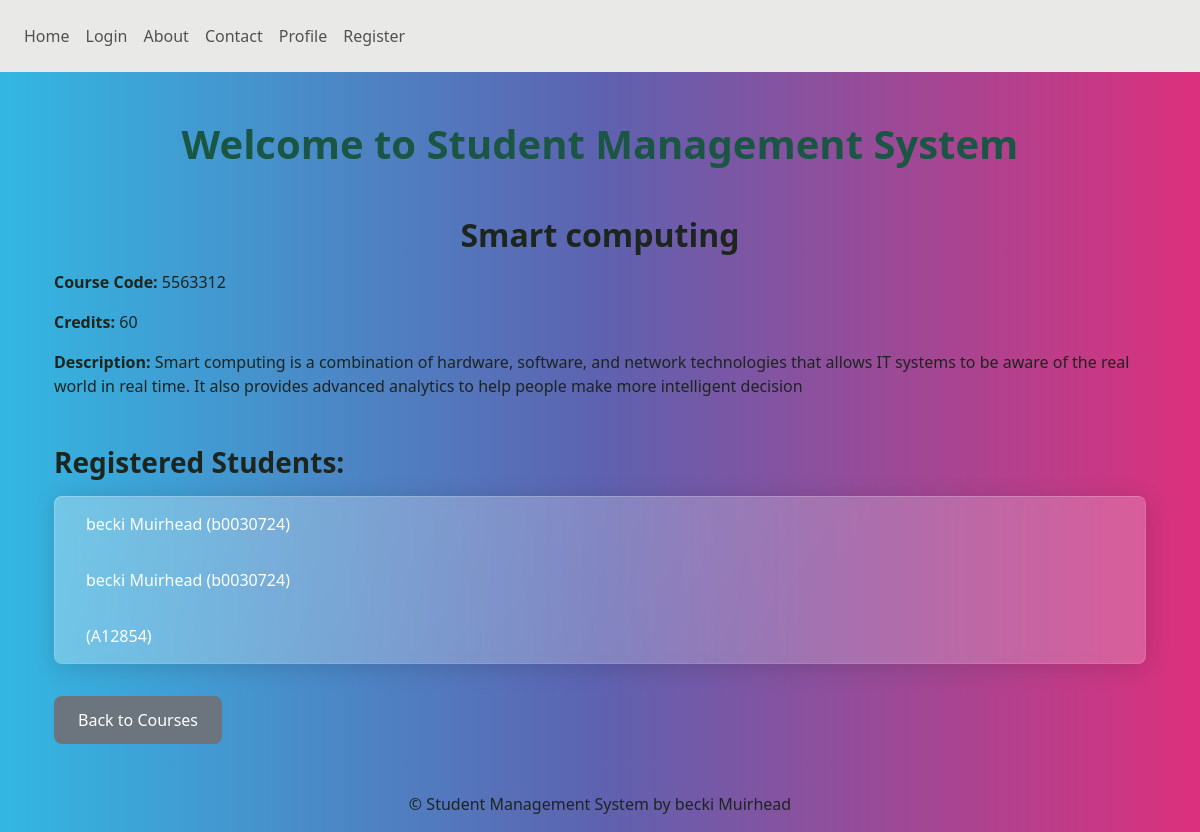
Before: /students/course/3/ with the older database file.
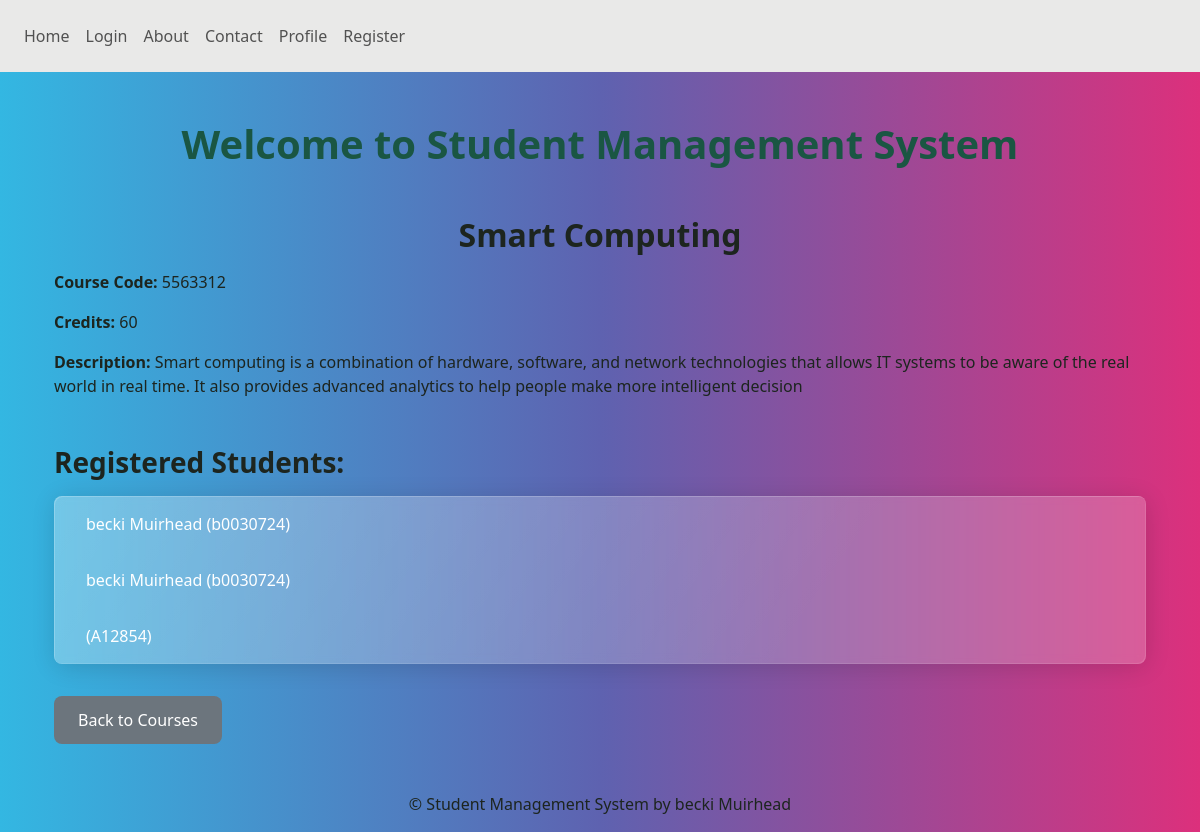
After: the same page with the newer database file.
### students/models.py (models this page shows, shortened)
class Course(models.Model):
    course_code = models.CharField(max_length=10, null=True, blank=True)
    name = models.CharField(max_length=200)
    description = models.TextField()
    credits = models.IntegerField(default=0)

### students/views.py (the view)
# urls.py: path('course/<int:id>/', views.course_detail, name='course_detail'),
def course_detail(request, id):
    course = get_object_or_404(Course, id=id)
    modules = course.modules.all()
    registrations = Registration.objects.filter(module__in=modules)
    registered_students = Student.objects.filter(registration__in=registrations)
    return render(request, 'students/course_detail.html', {
        'course': course,
        'registered_students': registered_students,
    })

### students/templates/students/course_detail.html (shortened to what this page needs)
{% extends 'base.html' %}
{% block content %}
<div class="container mt-4">
    <h2 class="text-center">{{ course.name }}</h2>
    <p><strong>Course Code:</strong> {{ course.course_code }}</p>
    <p><strong>Credits:</strong> {{ course.credits }}</p>
    <p><strong>Description:</strong> {{ course.description }}</p>
    <h3 class="mt-4">Registered Students:</h3>
    {% if registered_students %}
        <ul class="list-group">
            {% for student in registered_students %}
                <li class="list-group-item">
                    {{ student.first_name }} {{ student.last_name }} ({{ student.student_number }})
                </li>
            {% endfor %}
        </ul>
    {% else %}
        <p>No students are registered for this course yet.</p>
    {% endif %}
    <a href="{% url 'students:home' %}" class="btn btn-secondary mt-3">Back to Courses</a>
</div>
{% endblock %}

Changed rows visible on the page:
changed Course: name "Smart computing" → "Smart Computing"
